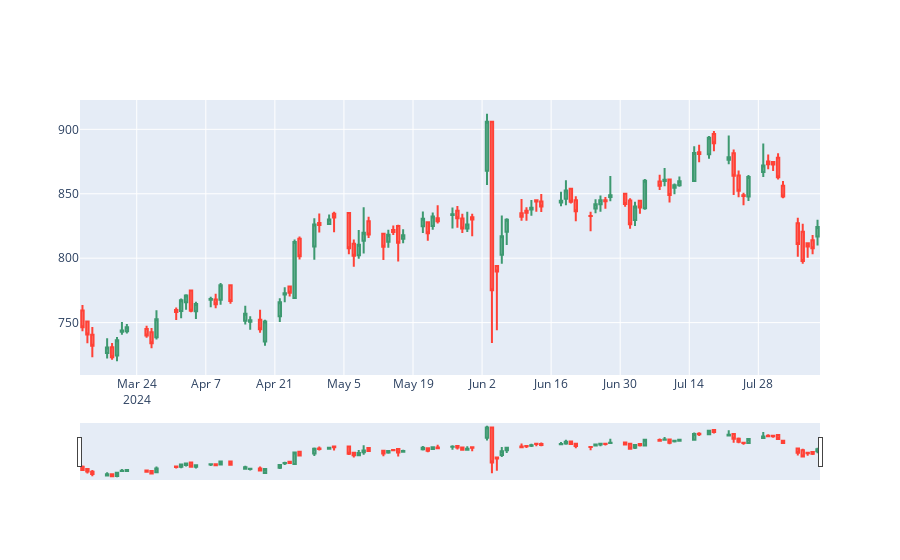

Here is the notebook cell this chart was saved with:
### Code cell
fig = go.Figure(go.Candlestick(x=df.index, open=df['1. open'],high=df['2. high'],low=df['3. low'],close=df['4. close']))
fig.show()
